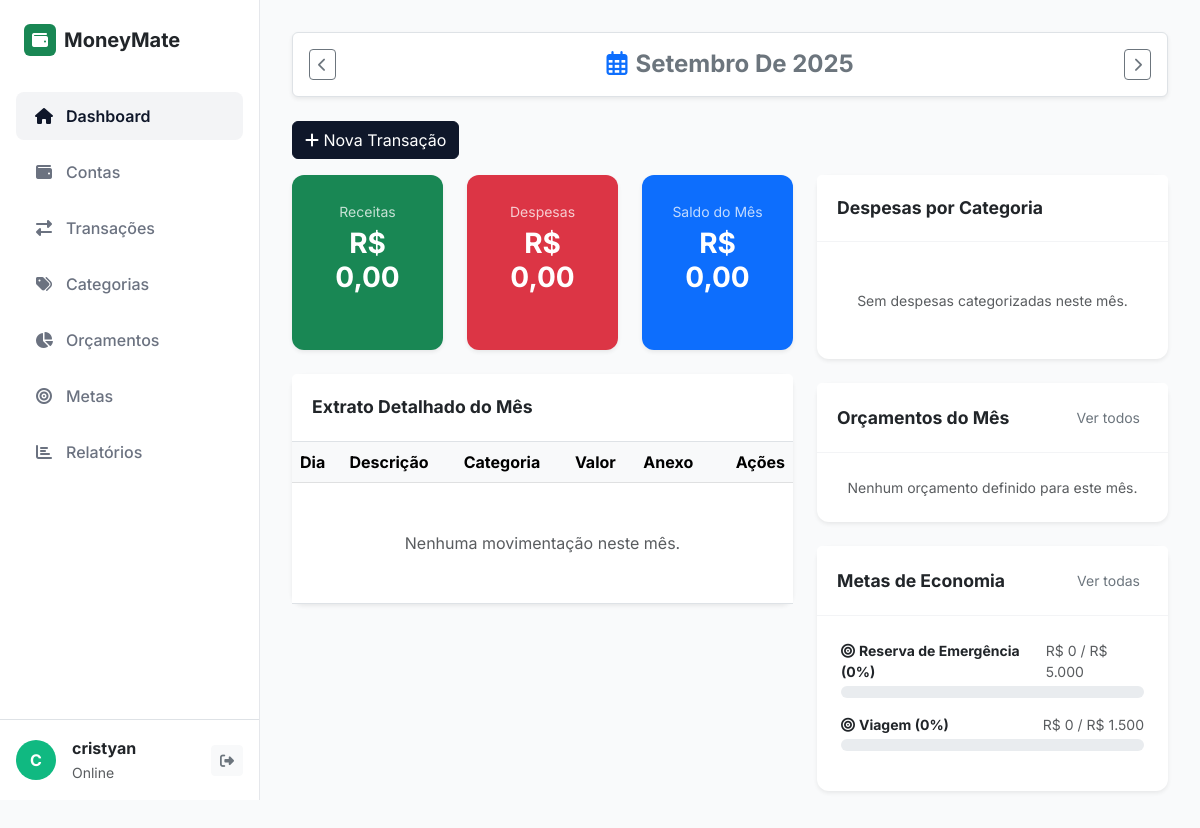
The page /index.php?rota=dashboard&mes=09&ano=2025 (signed in) on the database its author committed.
### tables this page shows
CREATE TABLE `metas` (
  `id` int(11) NOT NULL,
  `usuario_id` int(11) NOT NULL,
  `nome` varchar(100) NOT NULL,
  `valor_alvo` decimal(15,2) NOT NULL,
  `valor_atual` decimal(15,2) DEFAULT 0.00
);

### app/controllers/TransacaoController.php (called while the page is built, shortened)
<?php
require_once __DIR__ . '/../models/Meta.php';
class TransacaoController {
    public function dashboard() {
        $uid = $_SESSION['uid'];
        $mes = $_GET['mes'] ?? date('m');
        $ano = $_GET['ano'] ?? date('Y');
        $transacaoModel = new Transacao();
        $orcamentoModel = new Orcamento();
        $metaModel      = new Meta();
        $transacoes = $transacaoModel->listarPorMes($uid, $mes, $ano);
        $orcamentos = $orcamentoModel->listarPorMes($uid, $mes, $ano);
        $metas      = $metaModel->listarPorUsuario($uid);
        $resumo = ['receita' => 0, 'despesa' => 0];
        $resumo['saldo'] = $resumo['receita'] - $resumo['despesa'];
        include __DIR__ . '/../views/dashboard/index.php';
    }
}

### config/database.php (called while the page is built)
<?php
class Database {
    private static $instancia = null;
    public static function getConnection() {
        if (!isset(self::$instancia)) {
            $host = 'localhost';
            $db   = 'moneymate';
            $user = 'root';
            $pass = '';
            try {
                self::$instancia = new PDO("mysql:host=$host;dbname=$db;charset=utf8", $user, $pass);
                self::$instancia->setAttribute(PDO::ATTR_ERRMODE, PDO::ERRMODE_EXCEPTION);
                self::$instancia->setAttribute(PDO::ATTR_DEFAULT_FETCH_MODE, PDO::FETCH_ASSOC);
            } catch (PDOException $e) {
                die("Erro de Conexão: " . $e->getMessage());
            }
        }
        return self::$instancia;
    }
}

### app/models/Meta.php (called while the page is built, shortened)
<?php
require_once __DIR__ . '/../../config/database.php';
class Meta {
    private $pdo;
    public function __construct() {
        $this->pdo = Database::getConnection();
    }
    public function listarPorUsuario($uid) {
        $sql = "SELECT * FROM metas WHERE usuario_id = ?";
        $stmt = $this->pdo->prepare($sql);
        $stmt->execute([$uid]);
        return $stmt->fetchAll();
    }
}

### app/views/dashboard/index.php (the view, shortened to what this page needs)
<?php include __DIR__ . '/../../views/layouts/header.php'; ?>
<div class="wrapper">
    <?php include __DIR__ . '/../../views/layouts/sidebar.php'; ?>
    <div id="content">
        <?php
        $dataAtual = DateTime::createFromFormat('!m-Y', "$mes-$ano");
        $mesAnterior = (clone $dataAtual)->modify('-1 month');
        $mesProximo = (clone $dataAtual)->modify('+1 month');
        $meses = [1 => 'Janeiro', 2 => 'Fevereiro', 3 => 'Março', 4 => 'Abril', 5 => 'Maio', 6 => 'Junho', 7 => 'Julho', 8 => 'Agosto', 9 => 'Setembro', 10 => 'Outubro', 11 => 'Novembro', 12 => 'Dezembro'];
        ?>
        <div class="d-flex justify-content-between align-items-center mb-4 bg-white p-3 rounded shadow-sm border">
            <a href="?rota=dashboard&mes=<?= $mesAnterior->format('m') ?>&ano=<?= $mesAnterior->format('Y') ?>" class="btn btn-outline-secondary btn-sm" title="Mês Anterior">
                <i class="fas fa-chevron-left"></i>
            </a>
            <h4 class="m-0 text-capitalize fw-bold text-secondary">
                <i class="far fa-calendar-alt me-2 text-primary"></i><?= $meses[(int)$mes] ?> de <?= $ano ?>
            </h4>
            <a href="?rota=dashboard&mes=<?= $mesProximo->format('m') ?>&ano=<?= $mesProximo->format('Y') ?>" class="btn btn-outline-secondary btn-sm" title="Próximo Mês">
                <i class="fas fa-chevron-right"></i>
            </a>
        </div>
        <div class="mb-3 d-flex flex-wrap gap-2">
            <button class="btn btn-primary" data-bs-toggle="modal" data-bs-target="#modalTransacao"><i class="fas fa-plus"></i> Nova Transação</button>
        </div>
        <div class="row">
            <div class="col-lg-7">
                <div class="row mb-4">
                    <div class="col-md-4 mb-3 mb-md-0">
                        <div class="card text-white bg-success h-100 shadow-sm border-0">
                            <div class="card-body text-center">
                                <small class="opacity-75">Receitas</small>
                                <h3 class="fw-bold mt-1">R$ <?= number_format($resumo['receita'], 2, ',', '.') ?></h3>
                            </div>
                        </div>
                    </div>
                    <div class="col-md-4 mb-3 mb-md-0">
                        <div class="card text-white bg-danger h-100 shadow-sm border-0">
                            <div class="card-body text-center">
                                <small class="opacity-75">Despesas</small>
                                <h3 class="fw-bold mt-1">R$ <?= number_format($resumo['despesa'], 2, ',', '.') ?></h3>
                            </div>
                        </div>
                    </div>
                    <div class="col-md-4">
                        <div class="card text-white <?= $resumo['saldo'] >= 0 ? 'bg-primary' : 'bg-warning text-dark' ?> h-100 shadow-sm border-0">
                            <div class="card-body text-center">
                                <small class="opacity-75">Saldo do Mês</small>
                                <h3 class="fw-bold mt-1">R$ <?= number_format($resumo['saldo'], 2, ',', '.') ?></h3>
                            </div>
                        </div>
                    </div>
                </div>
                <div class="card shadow-sm border-0">
                    <div class="card-header bg-white fw-bold border-bottom">Extrato Detalhado do Mês</div>
                    <div class="card-body p-0">
                        <div class="table-responsive">
                            <table class="table table-hover align-middle mb-0">
                                <thead class="table-light">
                                    <tr>
                                        <th>Dia</th>
                                        <th>Descrição</th>
                                        <th>Categoria</th>
                                        <th class="text-nowrap">Valor</th>
                                        <th>Anexo</th>
                                        <th class="text-end">Ações</th>
                                    </tr>
                                </thead>
                                <tbody>
                                    <?php if (empty($transacoes)): ?>
                                        <tr>
                                            <td colspan="6" class="text-center py-5 text-muted">Nenhuma movimentação neste mês.</td>
                                        </tr>
                                    <?php endif; ?>
                                </tbody>
                            </table>
                        </div>
                    </div>
                </div>
            </div>
            <div class="col-lg-5 mt-4 mt-lg-0">
                <div class="card shadow-sm border-0 mb-4">
                    <div class="card-header bg-white fw-bold">Despesas por Categoria</div>
                    <div class="card-body">
                        <div id="msgGraficoVazio" class="text-center text-muted my-4 small" style="display: none;">
                            Sem despesas categorizadas neste mês.
                        </div>
                    </div>
                </div>
                <div class="card shadow-sm border-0 mb-4">
                    <div class="card-header bg-white fw-bold d-flex justify-content-between align-items-center">
                        Orçamentos do Mês
                        <a href="index.php?rota=orcamentos" class="btn btn-sm btn-outline-secondary border-0">Ver todos</a>
                    </div>
                    <div class="card-body">
                        <?php if (empty($orcamentos)): ?>
                            <p class="text-center text-muted small m-0">Nenhum orçamento definido para este mês.</p>
                        <?php endif; ?>
                    </div>
                </div>
                <div class="card shadow-sm border-0">
                    <div class="card-header bg-white fw-bold d-flex justify-content-between align-items-center">
                        Metas de Economia
                        <a href="index.php?rota=metas" class="btn btn-sm btn-outline-secondary border-0">Ver todas</a>
                    </div>
                    <div class="card-body">
                        <?php if (empty($metas)): ?>
                            <p class="text-center text-muted small m-0">Nenhuma meta criada.</p>
                        <?php else: ?>
                            <?php foreach (array_slice($metas, 0, 3) as $meta):
                                $percent = $meta['valor_alvo'] > 0 ? ($meta['valor_atual'] / $meta['valor_alvo']) * 100 : 0;
                            ?>
                                <div class="mb-3">
                                    <div class="d-flex justify-content-between mb-1 small">
                                        <span class="fw-bold"><i class="fas fa-bullseye me-1"></i><?= htmlspecialchars($meta['nome']) ?> (<?= number_format($percent, 0) ?>%)</span>
                                        <span class="text-muted">R$ <?= number_format($meta['valor_atual'], 0, ',', '.') ?> / R$ <?= number_format($meta['valor_alvo'], 0, ',', '.') ?></span>
                                    </div>
                                    <div class="progress" style="height: 12px;">
                                    </div>
                                </div>
                            <?php endforeach; ?>
                        <?php endif; ?>
                    </div>
                </div>
            </div>
        </div>
    </div>
</div>
<?php include __DIR__ . '/../../views/layouts/footer.php'; ?>

### app/views/layouts/header.php (style rules this page uses)
:root { --sidebar-bg: #ffffff; --sidebar-border: #e5e7eb; --body-bg: #f9fafb; --text-primary: #111827; --text-secondary: #6b7280; --primary-color: #0f172a; --card-border: #f3f4f6; }
body { font-family: 'Inter', sans-serif; background-color: var(--body-bg); color: var(--text-primary); display: flex; min-height: 100vh; overflow-x: hidden; }
.wrapper { display: flex; width: 100%; }
#content { width: 100%; margin-left: 260px; padding: 2rem; }
.card { border: 1px solid #e5e7eb; border-radius: 12px; box-shadow: 0 1px 3px 0 rgba(0, 0, 0, 0.05); background: #fff; margin-bottom: 1.5rem; }
.card-header { background: transparent; border-bottom: 1px solid #f3f4f6; padding: 1.25rem; font-weight: 600; font-size: 1.1rem; }
.card-body { padding: 1.5rem; }
.btn-primary { background-color: var(--primary-color); border-color: var(--primary-color); }

### rows shown on the page
metas: nome "Reserva de Emergência", percent "0", valor_atual "0", valor_alvo "5.000"
metas: nome "Viagem", percent "0", valor_atual "0", valor_alvo "1.500"

### other values the page prints
$inicial "C"
$_SESSION['nome'] "cristyan"
$meses[(int)$mes] "Setembro"
$ano "2025"
$resumo['receita'] "0,00"
$resumo['despesa'] "0,00"
$resumo['saldo'] "0,00"
